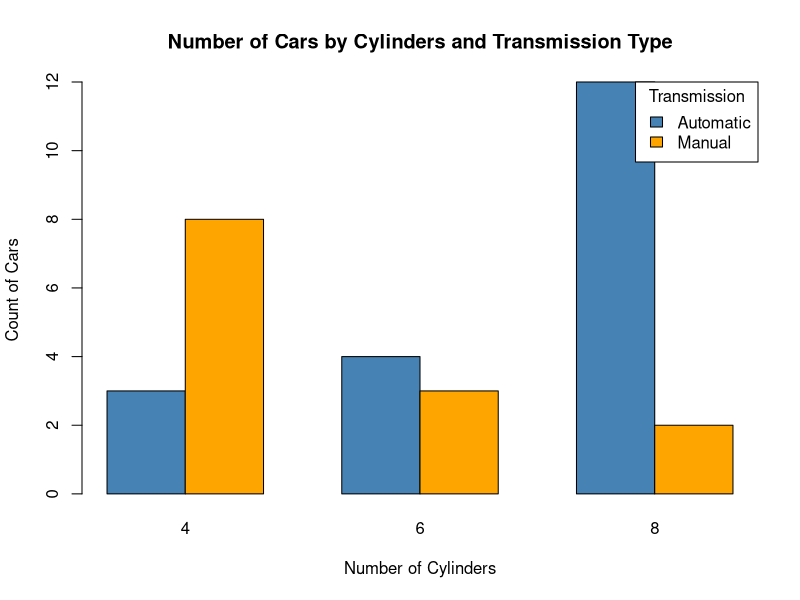

This chart was generated by the following R code:
# Convert variables to factors
x <- as.factor(mtcars$cyl)   # Cylinders
y <- as.factor(mtcars$am)    # Transmission type (0 = Auto, 1 = Manual)

# Create a frequency table
tbl <- table(x, y)


# Create the bar plot
barplot(
  t(tbl),
  beside = TRUE,                             # Side-by-side bars for each transmission
  col = c("steelblue", "orange"),            # Colors for transmission types
  main = "Number of Cars by Cylinders and Transmission Type",
  xlab = "Number of Cylinders",
  ylab = "Count of Cars",
  legend.text = c("Automatic", "Manual"),    # Legend labels
  args.legend = list(title = "Transmission", x = "topright")
)
